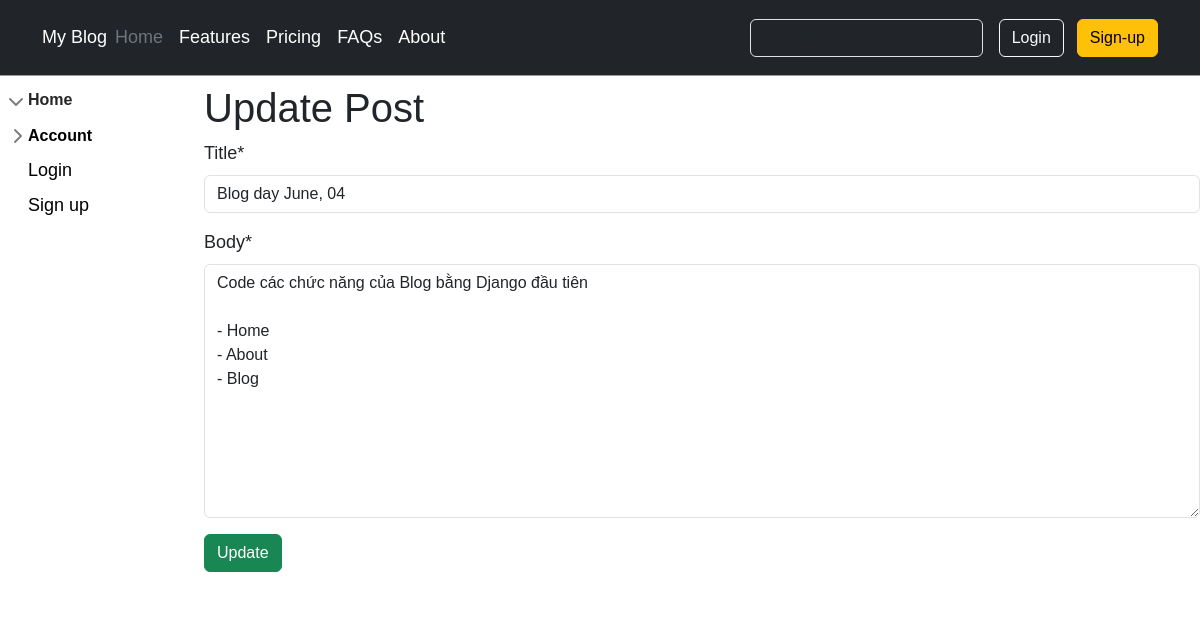
The page /post/2/update/ on the database as committed earlier.
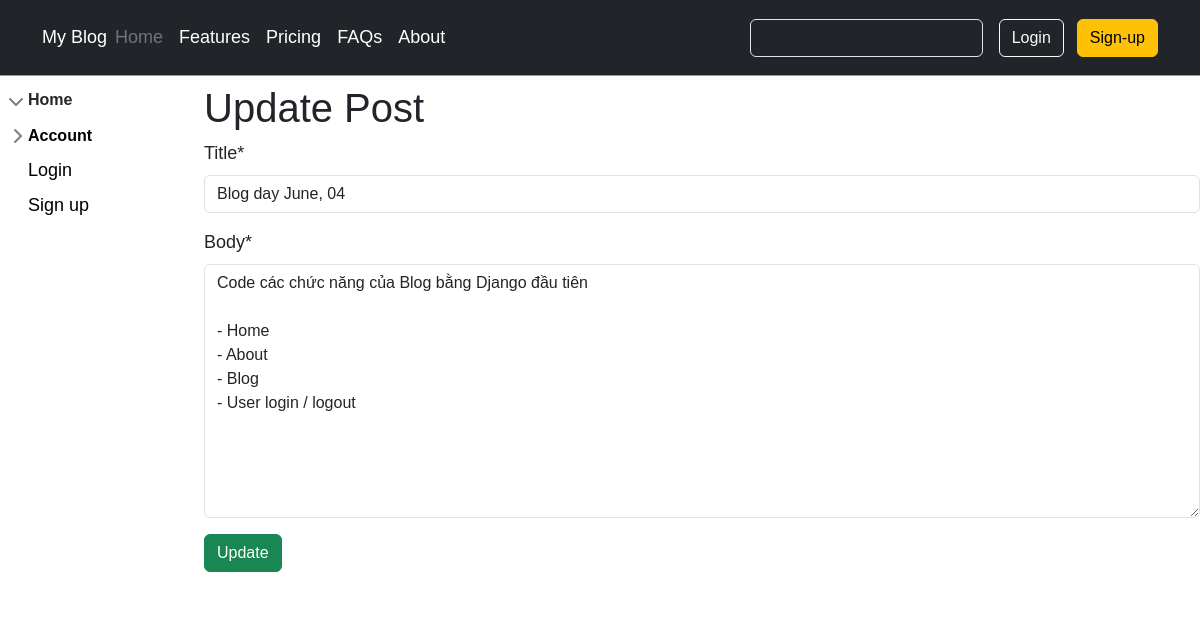
The same page on the database as committed later.
### blog/models.py (models this page shows, shortened)
class Post(models.Model):
    title = models.CharField(max_length=255)
    author = models.ForeignKey('auth.User', on_delete=models.CASCADE,)
    category = models.ForeignKey(SubCategory, on_delete=models.CASCADE, null=True)
    parent = models.ForeignKey(Category, on_delete=models.CASCADE, null=True)
    body = RichTextUploadingField()

### blog/views.py (the view)
# urls.py: path('post/<int:pk>/update/',  post_update.as_view(), name='post_update'),
class post_update(UpdateView):
    model = Post
    template_name = 'post_update.html'
    fields = ['title', 'body']

### blog/templates/post_update.html (shortened to what this page needs)
{% extends 'master.html' %}
{% load crispy_forms_tags %}
{% block content %}
      <h1>Update Post</h1>
      <form action="" method="post">
        {{ form|crispy }}
      <input class="btn btn-success" type="submit" value="Update">
      </form>
{% endblock %}

Rows that differ between the two databases and show on the page:
changed Post "Blog day June, 04": body "Code các chức năng của Blog bằng Django đầu tiên - Home - About - Blog" → "Code các chức năng của Blog bằng Django đầu tiên - Home - About - Blog - User login / logout"
